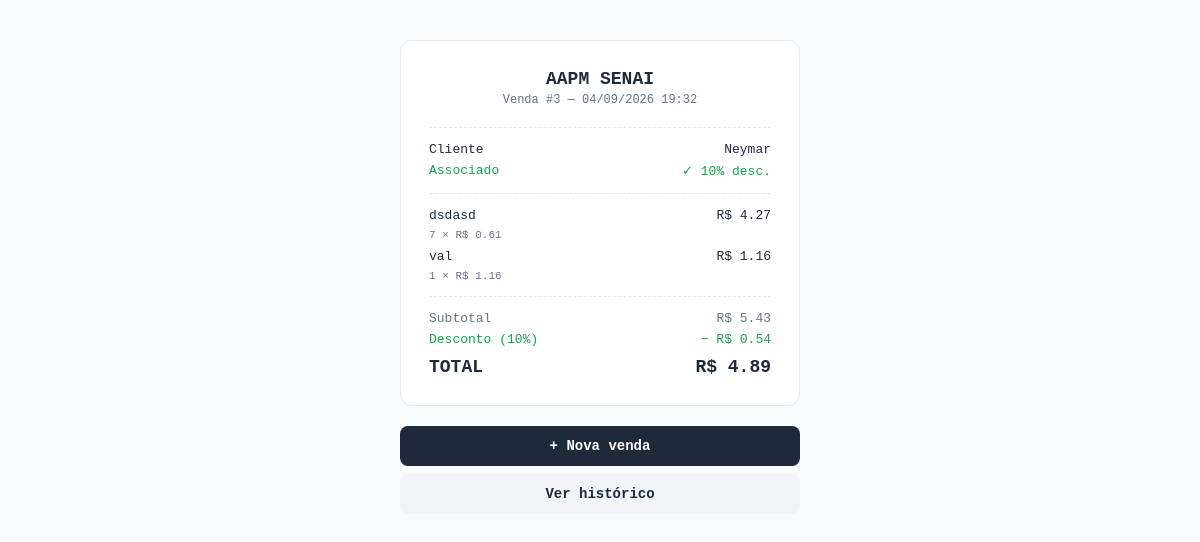
Page /pdv/venda/3 (signed in) on the committed database.
### app/models/venda.py (models this page shows, shortened)
class Venda(Base):
    __tablename__ = "vendas"
    id         = Column(Integer, primary_key=True, index=True)
    cliente_id = Column(
        Integer,
        ForeignKey("clientes.id", ondelete="SET NULL"),
        nullable=True
    )
    usuario_id = Column(
        Integer,
        ForeignKey("usuarios.id", ondelete="SET NULL"),
        nullable=True
    )
    desconto_percentual = Column(Float, nullable=False, default=0.0)
    total_bruto  = Column(Float, nullable=False, default=0.0)
    total_liquido = Column(Float, nullable=False, default=0.0)
    observacao = Column(String(255), nullable=True)
    criado_em = Column(DateTime, server_default=func.now())
    cliente = relationship("Cliente", back_populates="vendas")
    usuario = relationship("Usuario", backref="vendas")
    itens   = relationship(
        "ItemVenda",
        back_populates="venda",
        cascade="all, delete-orphan"  # deleta itens se a venda for deletada
    )

class ItemVenda(Base):
    __tablename__ = "itens_venda"
    id         = Column(Integer, primary_key=True, index=True)
    venda_id   = Column(
        Integer,
        ForeignKey("vendas.id", ondelete="CASCADE"),
        nullable=False
    )
    produto_id = Column(
        Integer,
        ForeignKey("produtos.id", ondelete="SET NULL"),
        nullable=True
    )
    produto_nome   = Column(String(150), nullable=False)
    quantidade     = Column(Integer, nullable=False)
    preco_unitario = Column(Float, nullable=False)   # preço no momento da venda
    venda   = relationship("Venda", back_populates="itens")
    produto = relationship("Produto", backref="itens_venda")

### app/models/cliente.py (models this page shows, shortened)
class Cliente(Base):
    __tablename__ = "clientes"
    id         = Column(Integer, primary_key=True, index=True)
    nome       = Column(String(150), nullable=False, index=True)
    matricula  = Column(String(50), nullable=True, unique=True)
    telefone   = Column(String(20), nullable=True)
    is_associado = Column(Boolean, default=False, nullable=False)
    ativo      = Column(Boolean, default=True)
    criado_em  = Column(DateTime, server_default=func.now())
    vendas = relationship("Venda", back_populates="cliente")

### app/controllers/pdv_controller.py (the view)
@router.get("/venda/{venda_id}")
def detalhe_venda(
    venda_id: int,
    request: Request,
    db: Session = Depends(get_db),
    usuario = Depends(get_usuario_logado)
):
    venda = db.query(Venda).filter(Venda.id == venda_id).first()
    if not venda:
        return RedirectResponse(url="/pdv", status_code=302)
    return templates.TemplateResponse(
        request,
        "pdv/comprovante.html",
        {"request": request, "usuario": usuario, "venda": venda}
    )

### app/templates/pdv/comprovante.html (shortened to what this page needs)
<!DOCTYPE html>
<html lang="pt-br">
<head>
</head>
<body>
    <div class="cupom">
        <div class="titulo">AAPM SENAI</div>
        <div class="subtitulo">
            Venda #{{ venda.id }} —
            {{ venda.criado_em.strftime('%d/%m/%Y %H:%M') }}
        </div>
        <hr class="linha-sep">
        {% if venda.cliente %}
        <div class="item-linha">
            <span>Cliente</span>
            <span>{{ venda.cliente.nome }}</span>
        </div>
        {% if venda.cliente.is_associado %}
        <div class="item-linha desc-linha">
            <span>Associado</span>
            <span>✓ {{ venda.desconto_percentual|int }}% desc.</span>
        </div>
        {% endif %}
        <hr class="linha-sep">
        {% endif %}
        {% for item in venda.itens %}
        <div class="item-linha">
            <span>{{ item.produto_nome }}</span>
            <span>R$ {{ "%.2f"|format(item.subtotal) }}</span>
        </div>
        <div class="item-desc">
            {{ item.quantidade }} × R$ {{ "%.2f"|format(item.preco_unitario) }}
        </div>
        {% endfor %}
        <hr class="linha-sep">
        <div class="total-linha">
            <span>Subtotal</span>
            <span>R$ {{ "%.2f"|format(venda.total_bruto) }}</span>
        </div>
        {% if venda.desconto_valor > 0 %}
        <div class="total-linha desc-linha">
            <span>Desconto ({{ venda.desconto_percentual|int }}%)</span>
            <span>− R$ {{ "%.2f"|format(venda.desconto_valor) }}</span>
        </div>
        {% endif %}
        <div class="total-final">
            <span>TOTAL</span>
            <span>R$ {{ "%.2f"|format(venda.total_liquido) }}</span>
        </div>
    </div>
    <a href="/pdv" class="btn btn-nova">+ Nova venda</a>
    <a href="/pdv/historico" class="btn btn-hist">Ver histórico</a>
</body>
</html>

### app/templates/pdv/comprovante.html (style rules this page uses)
body { font-family: 'Courier New', monospace; max-width: 400px; margin: 40px auto; background: #f8fafc; color: #1e293b; }
.cupom { background: #fff; border: 1px solid #e2e8f0; border-radius: 12px; padding: 28px; }
.titulo { text-align: center; font-weight: 700; font-size: 18px; margin-bottom: 4px; }
.subtitulo { text-align: center; color: #64748b; font-size: 12px; margin-bottom: 20px; }
.linha-sep { border: none; border-top: 1px dashed #e2e8f0; margin: 14px 0; }
.item-linha { display: flex; justify-content: space-between; font-size: 13px; margin-bottom: 6px; }
.item-desc { color: #64748b; font-size: 11px; margin-bottom: 8px; }
.total-linha { display: flex; justify-content: space-between; font-size: 13px; margin-bottom: 6px; color: #64748b; }
.total-final { display: flex; justify-content: space-between; font-size: 18px; font-weight: 800; margin-top: 10px; }
.desc-linha { color: #16a34a; }
.btn { display: block; text-align: center; margin-top: 20px; padding: 12px; border-radius: 8px; font-weight: 700; font-size: 14px; text-decoration: none; }
.btn-nova { background: #1e293b; color: #fff; }
.btn-hist { background: #f1f5f9; color: #1e293b; margin-top: 8px; }

### rows in the picture
Venda: id "3", criado_em "04/09/2026 19:32", desconto_percentual "10", total_bruto "5.43", desconto_valor "0.54", total_liquido "4.89"
Cliente: cliente.nome "Neymar"
ItemVenda: produto_nome "dsdasd", subtotal "4.27", quantidade "7", preco_unitario "0.61"
ItemVenda: produto_nome "val", subtotal "1.16", quantidade "1", preco_unitario "1.16"
